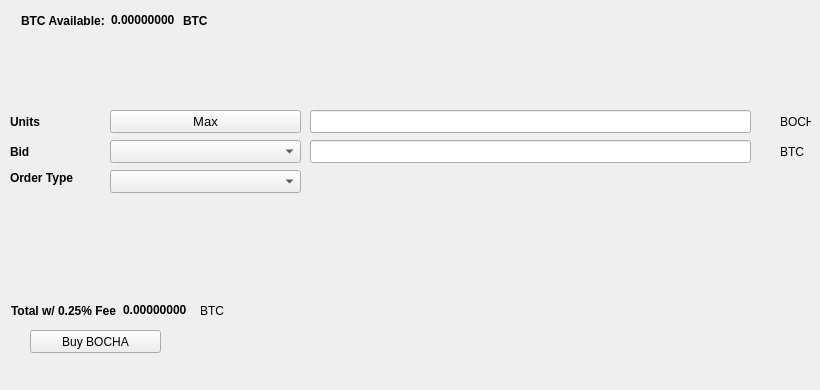
   <widget class="QWidget" name="BuyTab">
    <attribute name="title">
     <string>Buy</string>
    </attribute>
    <widget class="QPushButton" name="BuyBOCHA">
     <property name="geometry">
      <rect>
       <x>30</x>
       <y>330</y>
       <width>131</width>
       <height>23</height>
      </rect>
     </property>
     <property name="text">
      <string>Buy BOCHA</string>
     </property>
     <property name="icon">
      <iconset resource="../bochacoin.qrc">
       <normaloff>:/icons/bitcoin</normaloff>:/icons/bitcoin</iconset>
     </property>
    </widget>
    <widget class="QLabel" name="label_3">
     <property name="geometry">
      <rect>
       <x>10</x>
       <y>110</y>
       <width>46</width>
       <height>23</height>
      </rect>
     </property>
     <property name="font">
      <font>
       <weight>75</weight>
       <bold>true</bold>
      </font>
     </property>
     <property name="text">
      <string>Units</string>
     </property>
    </widget>
    <widget class="QLineEdit" name="UnitsInput">
     <property name="geometry">
      <rect>
       <x>310</x>
       <y>110</y>
       <width>441</width>
       <height>23</height>
      </rect>
     </property>
     <property name="font">
      <font>
       <pointsize>9</pointsize>
       <weight>75</weight>
       <bold>true</bold>
      </font>
     </property>
    </widget>
    <widget class="QLineEdit" name="BuyBidPriceEdit">
     <property name="geometry">
      <rect>
       <x>310</x>
       <y>140</y>
       <width>441</width>
       <height>23</height>
      </rect>
     </property>
     <property name="font">
      <font>
       <pointsize>9</pointsize>
       <weight>75</weight>
       <bold>true</bold>
      </font>
     </property>
    </widget>
    <widget class="QLabel" name="label_4">
     <property name="geometry">
      <rect>
       <x>780</x>
       <y>110</y>
       <width>31</width>
       <height>23</height>
      </rect>
     </property>
     <property name="text">
      <string>BOCHA</string>
     </property>
    </widget>
    <widget class="QLabel" name="label_5">
     <property name="geometry">
      <rect>
       <x>780</x>
       <y>140</y>
       <width>31</width>
       <height>23</height>
      </rect>
     </property>
     <property name="text">
      <string>BTC</string>
     </property>
    </widget>
    <widget class="QLabel" name="label_6">
     <property name="geometry">
      <rect>
       <x>10</x>
       <y>140</y>
       <width>46</width>
       <height>23</height>
      </rect>
     </property>
     <property name="font">
      <font>
       <weight>75</weight>
       <bold>true</bold>
      </font>
     </property>
     <property name="text">
      <string>Bid</string>
     </property>
    </widget>
    <widget class="QLabel" name="label_7">
     <property name="geometry">
      <rect>
       <x>10</x>
       <y>170</y>
       <width>91</width>
       <height>16</height>
      </rect>
     </property>
     <property name="font">
      <font>
       <weight>75</weight>
       <bold>true</bold>
      </font>
     </property>
     <property name="text">
      <string>Order Type</string>
     </property>
    </widget>
    <widget class="QPushButton" name="Buy_Max_Amount">
     <property name="geometry">
      <rect>
       <x>110</x>
       <y>110</y>
       <width>191</width>
       <height>23</height>
      </rect>
     </property>
     <property name="font">
      <font>
       <pointsize>10</pointsize>
      </font>
     </property>
     <property name="text">
      <string>Max</string>
     </property>
    </widget>
    <widget class="QComboBox" name="BuyBidcomboBox">
     <property name="geometry">
      <rect>
       <x>110</x>
       <y>140</y>
       <width>191</width>
       <height>23</height>
      </rect>
     </property>
     <property name="font">
      <font>
       <pointsize>10</pointsize>
      </font>
     </property>
    </widget>
    <widget class="QComboBox" name="buyOrdertypeCombo">
     <property name="geometry">
      <rect>
       <x>110</x>
       <y>170</y>
       <width>191</width>
       <height>23</height>
      </rect>
     </property>
     <property name="font">
      <font>
       <pointsize>10</pointsize>
      </font>
     </property>
    </widget>
    <widget class="QWidget" name="layoutWidget1">
     <property name="geometry">
      <rect>
       <x>21</x>
       <y>11</y>
       <width>227</width>
       <height>19</height>
      </rect>
     </property>
     <layout class="QHBoxLayout" name="horizontalLayout_3">
      <item>
       <widget class="QLabel" name="label232">
        <property name="font">
         <font>
          <weight>75</weight>
          <bold>true</bold>
         </font>
        </property>
        <property name="text">
         <string>BTC Available:</string>
        </property>
       </widget>
      </item>
      <item>
       <widget class="QLabel" name="BtcAvailableLbl">
        <property name="palette">
         <palette>
          <active>
           <colorrole role="WindowText">
            <brush brushstyle="SolidPattern">
             <color alpha="255">
              <red>0</red>
              <green>0</green>
              <blue>0</blue>
             </color>
            </brush>
           </colorrole>
           <colorrole role="Button">
            <brush brushstyle="SolidPattern">
             <color alpha="255">
              <red>0</red>
              <green>170</green>
              <blue>0</blue>
             </color>
            </brush>
           </colorrole>
           <colorrole role="Light">
            <brush brushstyle="SolidPattern">
             <color alpha="255">
              <red>0</red>
              <green>255</green>
              <blue>0</blue>
             </color>
            </brush>
           </colorrole>
           <colorrole role="Midlight">
            <brush brushstyle="SolidPattern">
             <color alpha="255">
              <red>0</red>
              <green>212</green>
              <blue>0</blue>
             </color>
            </brush>
           </colorrole>
           <colorrole role="Dark">
            <brush brushstyle="SolidPattern">
             <color alpha="255">
              <red>0</red>
              <green>85</green>
              <blue>0</blue>
             </color>
            </brush>
           </colorrole>
           <colorrole role="Mid">
            <brush brushstyle="SolidPattern">
             <color alpha="255">
              <red>0</red>
              <green>113</green>
              <blue>0</blue>
             </color>
            </brush>
           </colorrole>
           <colorrole role="Text">
            <brush brushstyle="SolidPattern">
             <color alpha="255">
              <red>0</red>
              <green>170</green>
              <blue>0</blue>
             </color>
            </brush>
           </colorrole>
           <colorrole role="BrightText">
            <brush brushstyle="SolidPattern">
             <color alpha="255">
              <red>255</red>
              <green>255</green>
              <blue>255</blue>
             </color>
            </brush>
           </colorrole>
           <colorrole role="ButtonText">
            <brush brushstyle="SolidPattern">
             <color alpha="255">
              <red>0</red>
              <green>0</green>
              <blue>0</blue>
             </color>
            </brush>
           </colorrole>
           <colorrole role="Base">
            <brush brushstyle="SolidPattern">
             <color alpha="255">
              <red>255</red>
              <green>255</green>
              <blue>255</blue>
             </color>
            </brush>
           </colorrole>
           <colorrole role="Window">
            <brush brushstyle="SolidPattern">
             <color alpha="255">
              <red>0</red>
              <green>170</green>
              <blue>0</blue>
             </color>
            </brush>
           </colorrole>
           <colorrole role="Shadow">
            <brush brushstyle="SolidPattern">
             <color alpha="255">
              <red>0</red>
              <green>0</green>
              <blue>0</blue>
             </color>
            </brush>
           </colorrole>
           <colorrole role="AlternateBase">
            <brush brushstyle="SolidPattern">
             <color alpha="255">
              <red>127</red>
              <green>212</green>
              <blue>127</blue>
             </color>
            </brush>
           </colorrole>
           <colorrole role="ToolTipBase">
            <brush brushstyle="SolidPattern">
             <color alpha="255">
              <red>255</red>
              <green>255</green>
              <blue>220</blue>
             </color>
            </brush>
           </colorrole>
           <colorrole role="ToolTipText">
            <brush brushstyle="SolidPattern">
             <color alpha="255">
              <red>0</red>
              <green>0</green>
              <blue>0</blue>
             </color>
            </brush>
           </colorrole>
          </active>
          <inactive>
           <colorrole role="WindowText">
            <brush brushstyle="SolidPattern">
             <color alpha="255">
              <red>0</red>
              <green>0</green>
              <blue>0</blue>
             </color>
            </brush>
           </colorrole>
           <colorrole role="Button">
            <brush brushstyle="SolidPattern">
             <color alpha="255">
              <red>0</red>
              <green>170</green>
              <blue>0</blue>
             </color>
            </brush>
           </colorrole>
           <colorrole role="Light">
            <brush brushstyle="SolidPattern">
             <color alpha="255">
              <red>0</red>
              <green>255</green>
              <blue>0</blue>
             </color>
            </brush>
           </colorrole>
           <colorrole role="Midlight">
            <brush brushstyle="SolidPattern">
             <color alpha="255">
              <red>0</red>
              <green>212</green>
              <blue>0</blue>
             </color>
            </brush>
           </colorrole>
           <colorrole role="Dark">
            <brush brushstyle="SolidPattern">
             <color alpha="255">
              <red>0</red>
              <green>85</green>
              <blue>0</blue>
             </color>
            </brush>
           </colorrole>
           <colorrole role="Mid">
            <brush brushstyle="SolidPattern">
             <color alpha="255">
              <red>0</red>
              <green>113</green>
              <blue>0</blue>
             </color>
            </brush>
           </colorrole>
           <colorrole role="Text">
            <brush brushstyle="SolidPattern">
             <color alpha="255">
              <red>0</red>
              <green>170</green>
              <blue>0</blue>
             </color>
            </brush>
           </colorrole>
           <colorrole role="BrightText">
            <brush brushstyle="SolidPattern">
             <color alpha="255">
              <red>255</red>
              <green>255</green>
              <blue>255</blue>
             </color>
            </brush>
           </colorrole>
           <colorrole role="ButtonText">
            <brush brushstyle="SolidPattern">
             <color alpha="255">
              <red>0</red>
              <green>0</green>
              <blue>0</blue>
             </color>
            </brush>
           </colorrole>
           <colorrole role="Base">
            <brush brushstyle="SolidPattern">
             <color alpha="255">
              <red>255</red>
              <green>255</green>
              <blue>255</blue>
             </color>
            </brush>
           </colorrole>
           <colorrole role="Window">
            <brush brushstyle="SolidPattern">
             <color alpha="255">
              <red>0</red>
              <green>170</green>
              <blue>0</blue>
             </color>
            </brush>
           </colorrole>
           <colorrole role="Shadow">
            <brush brushstyle="SolidPattern">
             <color alpha="255">
              <red>0</red>
              <green>0</green>
              <blue>0</blue>
             </color>
            </brush>
           </colorrole>
           <colorrole role="AlternateBase">
            <brush brushstyle="SolidPattern">
             <color alpha="255">
              <red>127</red>
              <green>212</green>
              <blue>127</blue>
             </color>
            </brush>
           </colorrole>
           <colorrole role="ToolTipBase">
            <brush brushstyle="SolidPattern">
             <color alpha="255">
              <red>255</red>
              <green>255</green>
              <blue>220</blue>
             </color>
            </brush>
           </colorrole>
           <colorrole role="ToolTipText">
            <brush brushstyle="SolidPattern">
             <color alpha="255">
              <red>0</red>
              <green>0</green>
              <blue>0</blue>
             </color>
            </brush>
           </colorrole>
          </inactive>
          <disabled>
           <colorrole role="WindowText">
            <brush brushstyle="SolidPattern">
             <color alpha="255">
              <red>0</red>
              <green>85</green>
              <blue>0</blue>
             </color>
            </brush>
           </colorrole>
           <colorrole role="Button">
            <brush brushstyle="SolidPattern">
             <color alpha="255">
              <red>0</red>
              <green>170</green>
              <blue>0</blue>
             </color>
            </brush>
           </colorrole>
           <colorrole role="Light">
            <brush brushstyle="SolidPattern">
             <color alpha="255">
              <red>0</red>
              <green>255</green>
              <blue>0</blue>
             </color>
            </brush>
           </colorrole>
           <colorrole role="Midlight">
            <brush brushstyle="SolidPattern">
             <color alpha="255">
              <red>0</red>
              <green>212</green>
              <blue>0</blue>
             </color>
            </brush>
           </colorrole>
           <colorrole role="Dark">
            <brush brushstyle="SolidPattern">
             <color alpha="255">
              <red>0</red>
              <green>85</green>
              <blue>0</blue>
             </color>
            </brush>
           </colorrole>
           <colorrole role="Mid">
            <brush brushstyle="SolidPattern">
             <color alpha="255">
              <red>0</red>
              <green>113</green>
              <blue>0</blue>
             </color>
            </brush>
           </colorrole>
           <colorrole role="Text">
            <brush brushstyle="SolidPattern">
             <color alpha="255">
              <red>0</red>
              <green>85</green>
              <blue>0</blue>
             </color>
            </brush>
           </colorrole>
           <colorrole role="BrightText">
            <brush brushstyle="SolidPattern">
             <color alpha="255">
              <red>255</red>
              <green>255</green>
              <blue>255</blue>
             </color>
            </brush>
           </colorrole>
           <colorrole role="ButtonText">
            <brush brushstyle="SolidPattern">
             <color alpha="255">
              <red>0</red>
              <green>85</green>
              <blue>0</blue>
             </color>
            </brush>
           </colorrole>
           <colorrole role="Base">
            <brush brushstyle="SolidPattern">
             <color alpha="255">
              <red>0</red>
              <green>170</green>
              <blue>0</blue>
             </color>
            </brush>
           </colorrole>
           <colorrole role="Window">
            <brush brushstyle="SolidPattern">
             <color alpha="255">
              <red>0</red>
              <green>170</green>
              <blue>0</blue>
             </color>
            </brush>
           </colorrole>
           <colorrole role="Shadow">
            <brush brushstyle="SolidPattern">
             <color alpha="255">
              <red>0</red>
              <green>0</green>
              <blue>0</blue>
             </color>
            </brush>
           </colorrole>
           <colorrole role="AlternateBase">
            <brush brushstyle="SolidPattern">
             <color alpha="255">
              <red>0</red>
              <green>170</green>
              <blue>0</blue>
             </color>
            </brush>
           </colorrole>
           <colorrole role="ToolTipBase">
            <brush brushstyle="SolidPattern">
             <color alpha="255">
              <red>255</red>
              <green>255</green>
              <blue>220</blue>
             </color>
            </brush>
           </colorrole>
           <colorrole role="ToolTipText">
            <brush brushstyle="SolidPattern">
             <color alpha="255">
              <red>0</red>
              <green>0</green>
              <blue>0</blue>
             </color>
            </brush>
           </colorrole>
          </disabled>
         </palette>
        </property>
        <property name="font">
         <font>
          <weight>75</weight>
          <bold>true</bold>
         </font>
        </property>
        <property name="text">
         <string>0.00000000</string>
        </property>
        <property name="textInteractionFlags">
         <set>Qt::LinksAccessibleByMouse|Qt::TextSelectableByKeyboard|Qt::TextSelectableByMouse</set>
        </property>
       </widget>
      </item>
      <item>
       <widget class="QLabel" name="BtcAvailableLbl_2">
        <property name="font">
         <font>
          <weight>75</weight>
          <bold>true</bold>
         </font>
        </property>
        <property name="text">
         <string>BTC</string>
        </property>
       </widget>
      </item>
     </layout>
    </widget>
    <widget class="QWidget" name="layoutWidge2">
     <property name="geometry">
      <rect>
       <x>11</x>
       <y>301</y>
       <width>259</width>
       <height>19</height>
      </rect>
     </property>
     <layout class="QHBoxLayout" name="horizontalLayout_4">
      <item>
       <widget class="QLabel" name="label_9">
        <property name="font">
         <font>
          <weight>75</weight>
          <bold>true</bold>
         </font>
        </property>
        <property name="text">
         <string>Total w/ 0.25% Fee</string>
        </property>
       </widget>
      </item>
      <item>
       <widget class="QLabel" name="BuyCostLabel">
        <property name="palette">
         <palette>
          <active>
           <colorrole role="WindowText">
            <brush brushstyle="SolidPattern">
             <color alpha="255">
              <red>0</red>
              <green>0</green>
              <blue>0</blue>
             </color>
            </brush>
           </colorrole>
           <colorrole role="Button">
            <brush brushstyle="SolidPattern">
             <color alpha="255">
              <red>0</red>
              <green>170</green>
              <blue>0</blue>
             </color>
            </brush>
           </colorrole>
           <colorrole role="Light">
            <brush brushstyle="SolidPattern">
             <color alpha="255">
              <red>0</red>
              <green>255</green>
              <blue>0</blue>
             </color>
            </brush>
           </colorrole>
           <colorrole role="Midlight">
            <brush brushstyle="SolidPattern">
             <color alpha="255">
              <red>0</red>
              <green>212</green>
              <blue>0</blue>
             </color>
            </brush>
           </colorrole>
           <colorrole role="Dark">
            <brush brushstyle="SolidPattern">
             <color alpha="255">
              <red>0</red>
              <green>85</green>
              <blue>0</blue>
             </color>
            </brush>
           </colorrole>
           <colorrole role="Mid">
            <brush brushstyle="SolidPattern">
             <color alpha="255">
              <red>0</red>
              <green>113</green>
              <blue>0</blue>
             </color>
            </brush>
           </colorrole>
           <colorrole role="Text">
            <brush brushstyle="SolidPattern">
             <color alpha="255">
              <red>0</red>
              <green>170</green>
              <blue>0</blue>
             </color>
            </brush>
           </colorrole>
           <colorrole role="BrightText">
            <brush brushstyle="SolidPattern">
             <color alpha="255">
              <red>255</red>
              <green>255</green>
              <blue>255</blue>
             </color>
            </brush>
           </colorrole>
           <colorrole role="ButtonText">
            <brush brushstyle="SolidPattern">
             <color alpha="255">
              <red>0</red>
              <green>0</green>
              <blue>0</blue>
             </color>
            </brush>
           </colorrole>
           <colorrole role="Base">
            <brush brushstyle="SolidPattern">
             <color alpha="255">
              <red>255</red>
              <green>255</green>
              <blue>255</blue>
             </color>
            </brush>
           </colorrole>
           <colorrole role="Window">
            <brush brushstyle="SolidPattern">
             <color alpha="255">
              <red>0</red>
              <green>170</green>
              <blue>0</blue>
             </color>
            </brush>
           </colorrole>
           <colorrole role="Shadow">
            <brush brushstyle="SolidPattern">
             <color alpha="255">
              <red>0</red>
              <green>0</green>
              <blue>0</blue>
             </color>
            </brush>
           </colorrole>
           <colorrole role="AlternateBase">
            <brush brushstyle="SolidPattern">
             <color alpha="255">
              <red>127</red>
              <green>212</green>
              <blue>127</blue>
             </color>
            </brush>
           </colorrole>
           <colorrole role="ToolTipBase">
            <brush brushstyle="SolidPattern">
             <color alpha="255">
              <red>255</red>
              <green>255</green>
              <blue>220</blue>
             </color>
            </brush>
           </colorrole>
           <colorrole role="ToolTipText">
            <brush brushstyle="SolidPattern">
             <color alpha="255">
              <red>0</red>
              <green>0</green>
              <blue>0</blue>
             </color>
            </brush>
           </colorrole>
          </active>
          <inactive>
           <colorrole role="WindowText">
            <brush brushstyle="SolidPattern">
             <color alpha="255">
              <red>0</red>
              <green>0</green>
              <blue>0</blue>
             </color>
            </brush>
           </colorrole>
           <colorrole role="Button">
            <brush brushstyle="SolidPattern">
             <color alpha="255">
              <red>0</red>
              <green>170</green>
              <blue>0</blue>
             </color>
            </brush>
           </colorrole>
           <colorrole role="Light">
            <brush brushstyle="SolidPattern">
             <color alpha="255">
              <red>0</red>
              <green>255</green>
              <blue>0</blue>
             </color>
            </brush>
           </colorrole>
           <colorrole role="Midlight">
            <brush brushstyle="SolidPattern">
             <color alpha="255">
              <red>0</red>
              <green>212</green>
              <blue>0</blue>
             </color>
            </brush>
           </colorrole>
           <colorrole role="Dark">
            <brush brushstyle="SolidPattern">
             <color alpha="255">
              <red>0</red>
              <green>85</green>
              <blue>0</blue>
             </color>
            </brush>
           </colorrole>
           <colorrole role="Mid">
            <brush brushstyle="SolidPattern">
             <color alpha="255">
              <red>0</red>
              <green>113</green>
              <blue>0</blue>
             </color>
            </brush>
           </colorrole>
           <colorrole role="Text">
            <brush brushstyle="SolidPattern">
             <color alpha="255">
              <red>0</red>
              <green>170</green>
              <blue>0</blue>
             </color>
            </brush>
           </colorrole>
           <colorrole role="BrightText">
            <brush brushstyle="SolidPattern">
             <color alpha="255">
              <red>255</red>
              <green>255</green>
              <blue>255</blue>
             </color>
            </brush>
           </colorrole>
           <colorrole role="ButtonText">
            <brush brushstyle="SolidPattern">
             <color alpha="255">
              <red>0</red>
              <green>0</green>
              <blue>0</blue>
             </color>
            </brush>
           </colorrole>
           <colorrole role="Base">
            <brush brushstyle="SolidPattern">
             <color alpha="255">
              <red>255</red>
              <green>255</green>
              <blue>255</blue>
             </color>
            </brush>
           </colorrole>
           <colorrole role="Window">
            <brush brushstyle="SolidPattern">
             <color alpha="255">
              <red>0</red>
              <green>170</green>
              <blue>0</blue>
             </color>
            </brush>
           </colorrole>
           <colorrole role="Shadow">
            <brush brushstyle="SolidPattern">
             <color alpha="255">
              <red>0</red>
              <green>0</green>
              <blue>0</blue>
             </color>
            </brush>
           </colorrole>
           <colorrole role="AlternateBase">
            <brush brushstyle="SolidPattern">
             <color alpha="255">
              <red>127</red>
              <green>212</green>
              <blue>127</blue>
             </color>
            </brush>
           </colorrole>
           <colorrole role="ToolTipBase">
            <brush brushstyle="SolidPattern">
             <color alpha="255">
              <red>255</red>
              <green>255</green>
              <blue>220</blue>
             </color>
            </brush>
           </colorrole>
           <colorrole role="ToolTipText">
            <brush brushstyle="SolidPattern">
             <color alpha="255">
              <red>0</red>
              <green>0</green>
              <blue>0</blue>
             </color>
            </brush>
           </colorrole>
          </inactive>
          <disabled>
           <colorrole role="WindowText">
            <brush brushstyle="SolidPattern">
             <color alpha="255">
              <red>0</red>
              <green>85</green>
              <blue>0</blue>
             </color>
            </brush>
           </colorrole>
           <colorrole role="Button">
            <brush brushstyle="SolidPattern">
             <color alpha="255">
              <red>0</red>
              <green>170</green>
              <blue>0</blue>
             </color>
            </brush>
           </colorrole>
           <colorrole role="Light">
            <brush brushstyle="SolidPattern">
             <color alpha="255">
              <red>0</red>
              <green>255</green>
              <blue>0</blue>
             </color>
            </brush>
           </colorrole>
           <colorrole role="Midlight">
            <brush brushstyle="SolidPattern">
             <color alpha="255">
              <red>0</red>
              <green>212</green>
              <blue>0</blue>
             </color>
            </brush>
           </colorrole>
           <colorrole role="Dark">
            <brush brushstyle="SolidPattern">
             <color alpha="255">
              <red>0</red>
              <green>85</green>
              <blue>0</blue>
             </color>
            </brush>
           </colorrole>
           <colorrole role="Mid">
            <brush brushstyle="SolidPattern">
             <color alpha="255">
              <red>0</red>
              <green>113</green>
              <blue>0</blue>
             </color>
            </brush>
           </colorrole>
           <colorrole role="Text">
            <brush brushstyle="SolidPattern">
             <color alpha="255">
              <red>0</red>
              <green>85</green>
              <blue>0</blue>
             </color>
            </brush>
           </colorrole>
           <colorrole role="BrightText">
            <brush brushstyle="SolidPattern">
             <color alpha="255">
              <red>255</red>
              <green>255</green>
              <blue>255</blue>
             </color>
            </brush>
           </colorrole>
           <colorrole role="ButtonText">
            <brush brushstyle="SolidPattern">
             <color alpha="255">
              <red>0</red>
              <green>85</green>
              <blue>0</blue>
             </color>
            </brush>
           </colorrole>
           <colorrole role="Base">
            <brush brushstyle="SolidPattern">
             <color alpha="255">
              <red>0</red>
              <green>170</green>
              <blue>0</blue>
             </color>
            </brush>
           </colorrole>
           <colorrole role="Window">
            <brush brushstyle="SolidPattern">
             <color alpha="255">
              <red>0</red>
              <green>170</green>
              <blue>0</blue>
             </color>
            </brush>
           </colorrole>
           <colorrole role="Shadow">
            <brush brushstyle="SolidPattern">
             <color alpha="255">
              <red>0</red>
              <green>0</green>
              <blue>0</blue>
             </color>
            </brush>
           </colorrole>
           <colorrole role="AlternateBase">
            <brush brushstyle="SolidPattern">
             <color alpha="255">
              <red>0</red>
              <green>170</green>
              <blue>0</blue>
             </color>
            </brush>
           </colorrole>
           <colorrole role="ToolTipBase">
            <brush brushstyle="SolidPattern">
             <color alpha="255">
              <red>255</red>
              <green>255</green>
              <blue>220</blue>
             </color>
            </brush>
           </colorrole>
           <colorrole role="ToolTipText">
            <brush brushstyle="SolidPattern">
             <color alpha="255">
              <red>0</red>
              <green>0</green>
              <blue>0</blue>
             </color>
            </brush>
           </colorrole>
          </disabled>
         </palette>
        </property>
        <property name="font">
         <font>
          <weight>75</weight>
          <bold>true</bold>
         </font>
        </property>
        <property name="autoFillBackground">
         <bool>false</bool>
        </property>
        <property name="text">
         <string>0.00000000</string>
        </property>
        <property name="textInteractionFlags">
         <set>Qt::LinksAccessibleByMouse|Qt::TextSelectableByMouse</set>
        </property>
       </widget>
      </item>
      <item>
       <widget class="QLabel" name="label_10">
        <property name="font">
         <font>
          <weight>50</weight>
          <bold>false</bold>
         </font>
        </property>
        <property name="text">
         <string>BTC</string>
        </property>
       </widget>
      </item>
     </layout>
    </widget>
    <widget class="QLabel" name="label_24">
     <property name="geometry">
      <rect>
       <x>460</x>
       <y>300</y>
       <width>281</width>
       <height>81</height>
      </rect>
     </property>
     <property name="text">
      <string/>
     </property>
     <property name="pixmap">
      <pixmap>:/images/bittrex</pixmap>
     </property>
    </widget>
   </widget>
